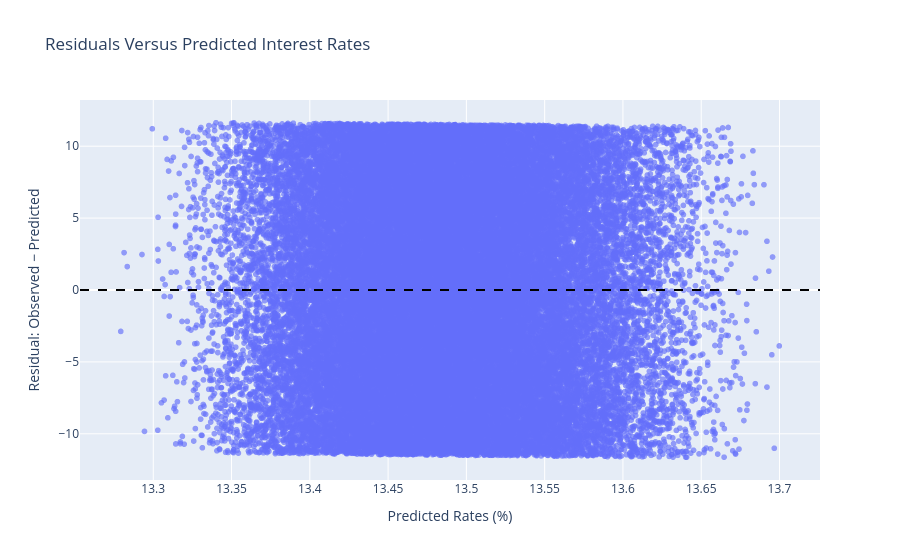

Here is the notebook cell this chart was saved with:
### Code cell
fig = px.scatter(
    model_results,
    x="predicted_interest_rates",
    y="residual",
    opacity=0.65,
    title="Residuals Versus Predicted Interest Rates",
    labels={
        "predicted_interest_rates": "Predicted Rates (%)",
        "residual": "Residual: Observed − Predicted",
    },
)

fig.add_hline(
    y=0,
    line_dash="dash",
    line_color="black"
)

fig.show()

### Figure 1 — Plotly figure (JSON) as saved in the notebook; plotly's stock layout.template omitted (floating-point values rounded to 4 significant figures; data arrays with more than 128 entries replaced by an {"elided": "..."} marker saying what was removed)
{"data": [{"hovertemplate": "Predicted Rates (%)=%{x}<br>Residual: Observed − Predicted=%{y}<extra></extra>", "legendgroup": "", "marker": {"color": "#636efa", "opacity": 0.65, "symbol": "circle"}, "mode": "markers", "name": "", "showlegend": false, "type": "scattergl", "x": {"elided": "51070 float values"}, "xaxis": "x", "y": {"elided": "51070 float values"}, "yaxis": "y"}], "layout": {"legend": {"tracegroupgap": 0}, "shapes": [{"line": {"color": "black", "dash": "dash"}, "type": "line", "x0": 0, "x1": 1, "xref": "x domain", "y0": 0, "y1": 0, "yref": "y"}], "title": {"text": "Residuals Versus Predicted Interest Rates"}, "xaxis": {"anchor": "y", "domain": [0, 1], "title": {"text": "Predicted Rates (%)"}}, "yaxis": {"anchor": "x", "domain": [0, 1], "title": {"text": "Residual: Observed − Predicted"}}}}
